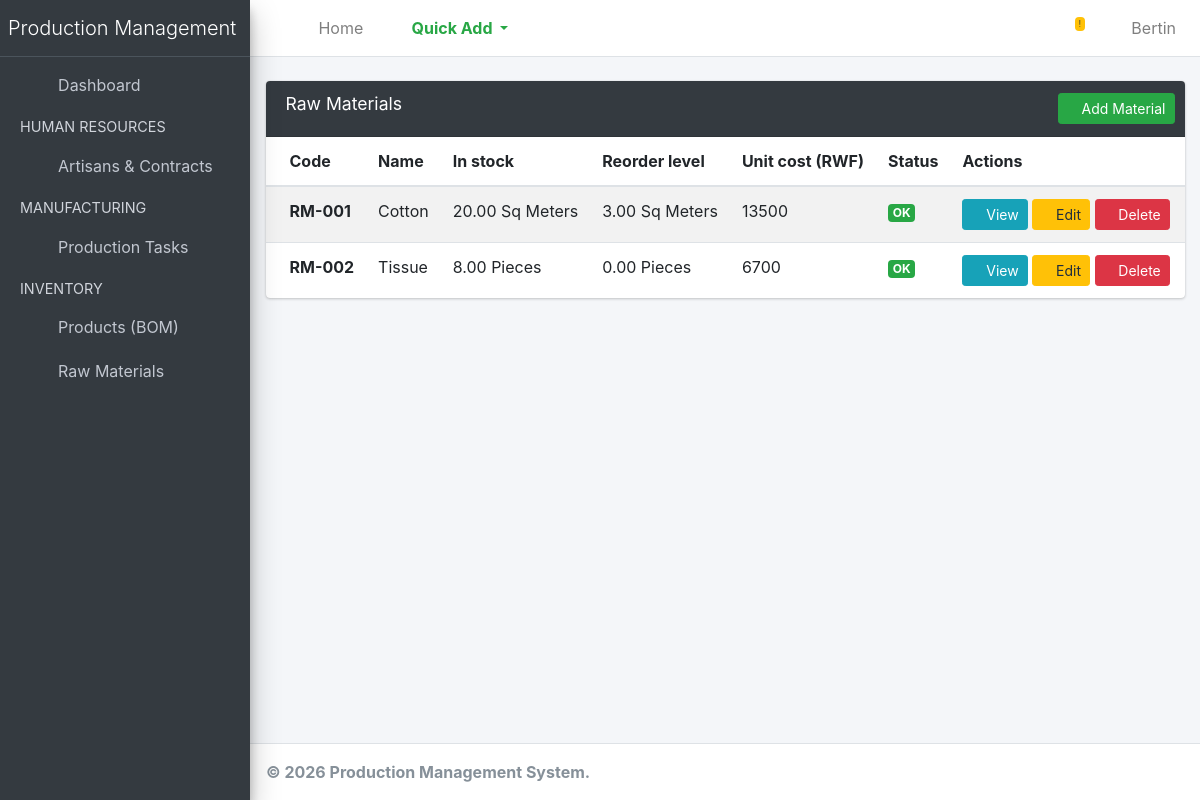
Page /inventory/materials/ (signed in) on the earlier database version.
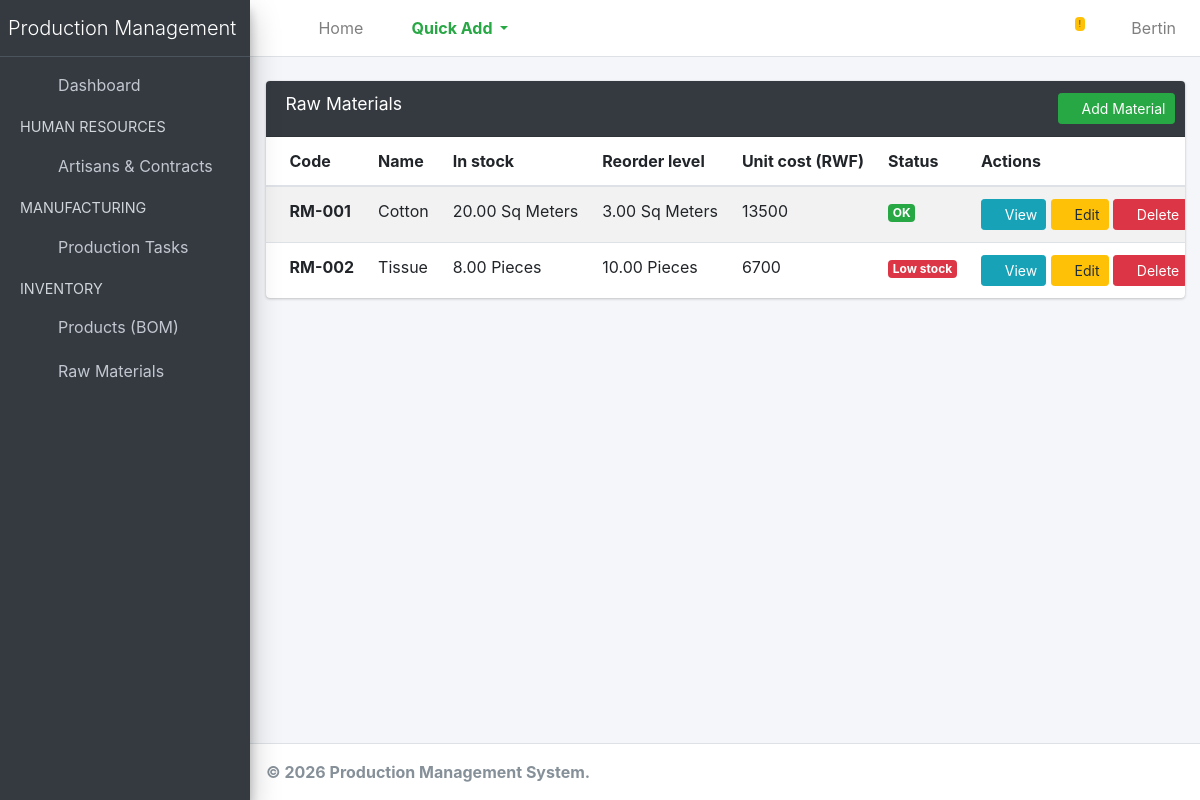
Same page on the later database version.
### inventory/models.py (models this page shows, shortened)
class RawMaterial(models.Model):
    code = models.CharField(max_length=20, unique=True, help_text="e.g., RM-001")
    name = models.CharField(max_length=100, help_text="e.g., Full Grain Leather")
    unit = models.CharField(max_length=20, help_text="e.g., Sq Meters, Pieces, Spools")
    quantity_in_stock = models.DecimalField(max_digits=10, decimal_places=2, default=0,
                                            validators=[MinValueValidator(0)])
    reorder_level = models.DecimalField(max_digits=10, decimal_places=2, default=0)
    unit_cost = models.DecimalField(max_digits=10, decimal_places=0, help_text="Cost in RWF")

### inventory/views.py (the view)
# urls.py: path('materials/', views.material_list, name='material_list'),
@login_required
def material_list(request):
    materials = RawMaterial.objects.all()
    return render(request, 'inventory/material_list.html', {'materials': materials})

### inventory/templates/inventory/material_list.html
{% extends 'base.html' %}
{% block content %}
<div class="card">
    <div class="card-header bg-dark text-white">
        <h3 class="card-title">Raw Materials</h3>
        <div class="card-tools">
            {% if request.user.is_staff %}
                <a href="{% url 'inventory:material_create' %}" class="btn btn-success btn-sm"><i class="fas fa-plus"></i> Add Material</a>
            {% endif %}
        </div>
    </div>
    <div class="card-body p-0 table-responsive">
        <table class="table table-striped text-nowrap">
            <thead>
                <tr>
                    <th>Code</th>
                    <th>Name</th>
                    <th>In stock</th>
                    <th>Reorder level</th>
                    <th>Unit cost (RWF)</th>
                    <th>Status</th>
                    <th>Actions</th>
                </tr>
            </thead>
            <tbody>
                {% for item in materials %}
                <tr>
                    <td><strong>{{ item.code }}</strong></td>
                    <td>{{ item.name }}</td>
                    <td>{{ item.quantity_in_stock }} {{ item.unit }}</td>
                    <td>{{ item.reorder_level }} {{ item.unit }}</td>
                    <td>{{ item.unit_cost }}</td>
                    <td>
                        {% if item.quantity_in_stock <= item.reorder_level %}
                            <span class="badge badge-danger">Low stock</span>
                        {% else %}
                            <span class="badge badge-success">OK</span>
                        {% endif %}
                    </td>
                    <td>
                        <a href="{% url 'inventory:material_detail' item.pk %}" class="btn btn-info btn-sm"><i class="fas fa-eye"></i> View</a>
                        {% if request.user.is_staff %}
                            <a href="{% url 'inventory:material_update' item.pk %}" class="btn btn-warning btn-sm"><i class="fas fa-edit"></i> Edit</a>
                            <a href="{% url 'inventory:material_delete' item.pk %}" class="btn btn-danger btn-sm"><i class="fas fa-trash"></i> Delete</a
                        {% endif %}
                    </td>
                </tr>
                {% endfor %}
            </tbody>
        </table>
    </div>
</div>
{% endblock %}

Differences in the rows shown:
changed RawMaterial "RM-002": reorder_level "0.00" → "10.00"; reorder_level "OK" → "Low stock"
